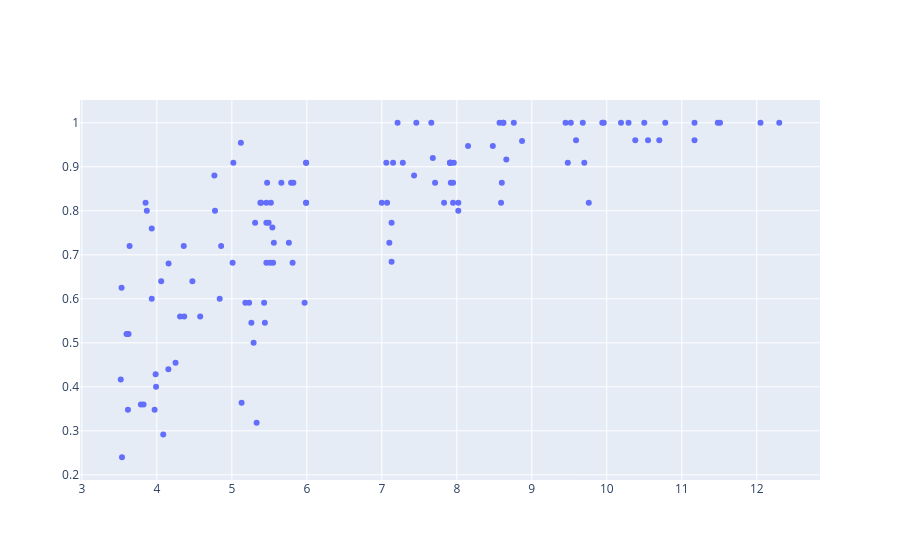

The notebook cell this image was saved under:
### Markdown cell above
**A word on interactive plots**

- Domain-general packages: [`ipywidgets`](https://ipywidgets.readthedocs.io/en/stable/#), [`bokeh`](https://bokeh.org/) and [`plotly`](https://plotly.com/python/) (+ [`Dash`](https://dash.plotly.com/layout))
- For a comparison between `bokeh` and `plotly`, see https://pauliacomi.com/2020/06/07/plotly-v-bokeh.html

### Code cell
import plotly.graph_objects as go

fig = go.Figure()

fig.add_trace(go.Scatter(
    x=pheno[pheno['AgeGroup']!='Adult']['Age'],
    y=pheno[pheno['AgeGroup']!='Adult']['ToM Booklet-Matched'],
    mode='markers',
    #customdata=pheno[pheno['AgeGroup']!='Adult']['participant_id'],
    #hovertemplate='(x, y): (%{x:.2f},%{y:.2f})<br> id: %{customdata}'
))
""" To add the axes
fig.update_layout(
    xaxis=dict(
        title=dict(
            text='Age'
        )
    ),
    yaxis=dict(
        title=dict(
            text='ToM Bookle-Matched'
        )
    )
)
"""

fig.show()
